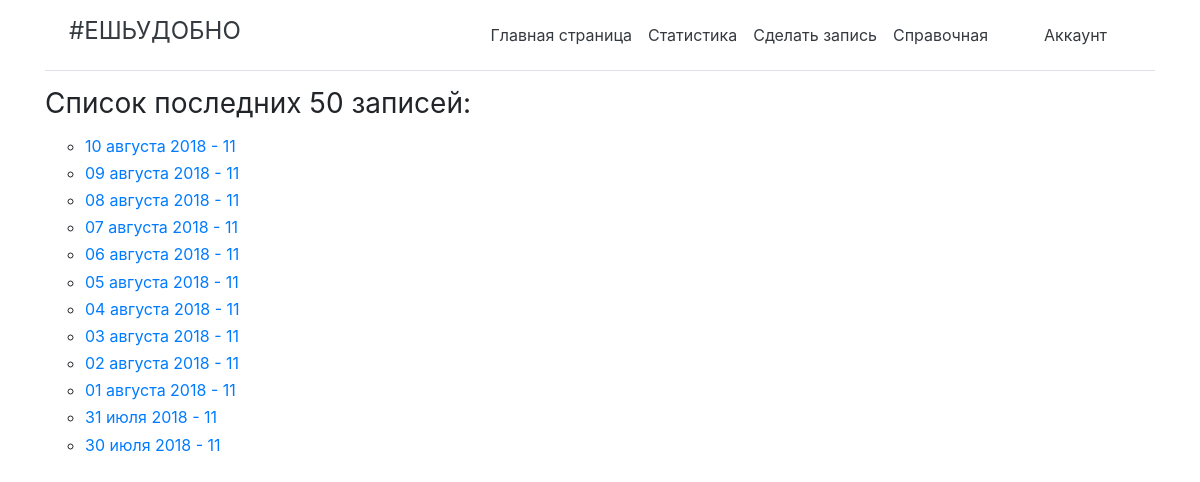
Screenshot of /write/edit/ (signed in) with the database file from the repository.
### app/models.py (models this page shows, shortened)
class State(models.Model):
    date = models.DateField(help_text = '- в формате дд.мм.гггг')
    status = models.CharField(max_length=1)
    people = models.ManyToManyField(People,
        help_text = '-выберите только тех, кто пришел!',
        related_name="peoples",
        blank = 'true')
    school_class = models.CharField(max_length=10)
    school_class_id = models.CharField(max_length=10)
    author = models.CharField(max_length=100)
    availability = models.CharField(max_length=2)
    class Meta:
        ordering = ['-date']

### app/views.py (the view)
# urls.py: path('write/edit/', views.list, name = 'list'),
@login_required
def list(request):
    if request.user.groups.get().name == 'Writer':
        state = State.objects.filter(availability='+').order_by('-date')[0:50]
        return render(
            request,
            'app/list.html',
            context = {'state':state})
    else:
        return render(
            request,
            'app/permissions.html')

### app/templates/app/list.html (shortened to what this page needs)
{% extends "base_generic.html" %}
{% block content %}
<div class="container">
	<h3 class="font-weight-normal">Список последних 50 записей:</h3>
	<ul class="ul">
	  {% for i in state %}
	    <h6 <h3 class="font-weight-normal"><li><a href="{{i.id}}">{{i.date}} - {{i.school_class}}</a></li>
	    </h6>
	  {% endfor %}
	</ul>
</div>
{% endblock %}

### app/static/css/styles.css (style rules this page uses)
ul { list-style: circle; }

### rows the page displays
State: date "10 августа 2018", school_class "11"
State: date "09 августа 2018", school_class "11"
State: date "08 августа 2018", school_class "11"
State: date "07 августа 2018", school_class "11"
State: date "06 августа 2018", school_class "11"
State: date "05 августа 2018", school_class "11"
State: date "04 августа 2018", school_class "11"
State: date "03 августа 2018", school_class "11"
State: date "02 августа 2018", school_class "11"
State: date "01 августа 2018", school_class "11"
State: date "31 июля 2018", school_class "11"
State: date "30 июля 2018", school_class "11"
